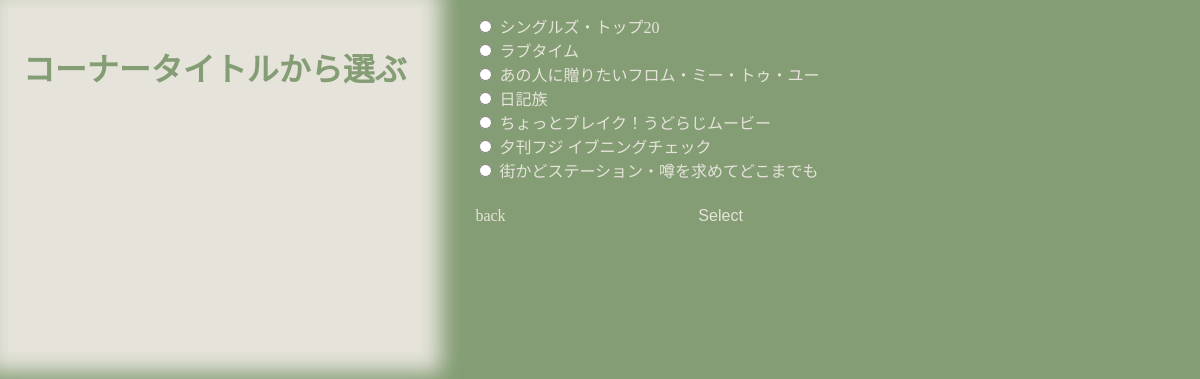
Page /6/detail/ on the committed database.
### selectradioproject/models.py (models this page shows, shortened)
class Question(models.Model):
    question_text = models.CharField(max_length = 200)
    pub_date = models.DateTimeField('date published')

class Choice(models.Model):
    question = models.ForeignKey(Question, on_delete = models.CASCADE)
    choice_text = models.CharField(max_length = 200)
    votes  = models.IntegerField(default = 0)

### selectradioproject/views.py (the view)
# urls.py: path("<int:pk>/detail/", views.DetailView.as_view(), name="detail"),
class DetailView(generic.DetailView):
    model = Question
    template_name = "selectradioproject/detail.html"

### selectradioproject/templates/selectradioproject/detail.html (shortened to what this page needs)
{% load static %}
<!DOCTYPE html>
<html lang="ja">
  <head>
    <link rel="stylesheet" href="{% static 'selectradioproject/style.css'%}" type="text/css" />
    <link
      rel="stylesheet"
      href="{% static 'selectradioproject/style2.css' %}"
      type="text/css"
    />
  </head>
  <body>
    <div class="title">
      <h1>{{ question.question_text }}</h1>
    </div>
    {%if question.id%}
    <div style="margin-left: 39px;">
      <form action="{% url 'selectradioproject:vote' question.id %}" method="post">
        <fieldset>
          {% for choice in question.choice_set.all %}
          <input type="radio" name="choice" id="choice{{ forloop.counter }}" value="{{ choice.id }}">
          <label for="choice{{ forloop.counter }}" class="choice_text">{{ choice.choice_text }}</label><br>
          {% endfor %}
        </fieldset>
<div style="display: flex;">
  <a href="{% url 'selectradioproject:index'%}" class="back">back</a>
  <input type="submit" value="Select" class="submit">
</div>
    </form>
    {%else%}
    <p>No question available.</p>
    {%endif%}
  </div>
  </body>
  </html>

### selectradioproject/static/selectradioproject/style.css (style rules this page uses)
body { background-color: #849d74; display: flex; }
h1 { color: #849d74; padding: 2rex; }
a { color: #e5e3da; text-decoration: none; padding: 15px; }
fieldset { border: none; }
.title { justify-content: center; background-color: #e5e3da; box-shadow: 0px 0px 20px 20px #e5e3da; }

### selectradioproject/static/selectradioproject/style2.css (style rules this page uses)
.choice_text { color: #e5e3da; }
.submit { background-color: #849d74; height: 2.5rem; width: 5rem; border: none; color: #e5e3da; font-size: medium; margin-top: 0.3rem; }
.back { font-size: medium; }

### rows in the picture
Question: question_text "コーナータイトルから選ぶ"
Choice: choice_text "シングルズ・トップ20"
Choice: choice_text "ラブタイム"
Choice: choice_text "あの人に贈りたいフロム・ミー・トゥ・ユー"
Choice: choice_text "日記族"
Choice: choice_text "ちょっとブレイク！うどらじムービー"
Choice: choice_text "夕刊フジ イブニングチェック"
Choice: choice_text "街かどステーション・噂を求めてどこまでも"
